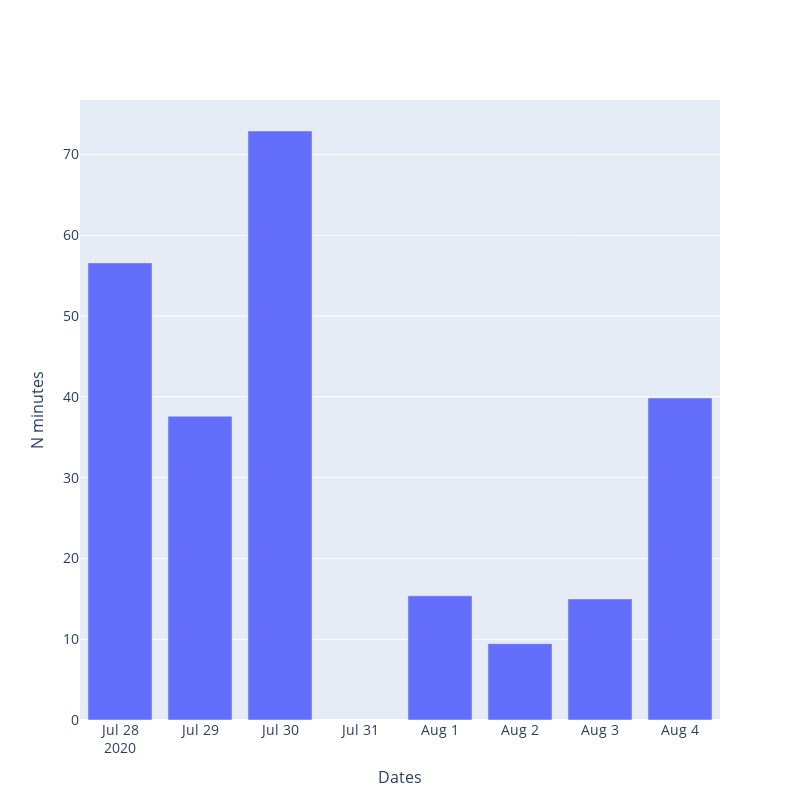

The cell this chart's notebook holds for it:
### Code cell
import plotly.graph_objects as px


plot = px.Figure(data=[go.Bar(
    name = 'Data 1',
    x = dates,
    y = n_minutes_lst
   )])

plot.update_layout(
    autosize=False,
    width=800,
    height=800,
    yaxis = dict(
            title='N minutes',
            titlefont_size=16,
            tickfont_size=14),
    xaxis = dict(
            title='Dates',
            titlefont_size=16,
            tickfont_size=14)
)

plot.show()

### Figure 1 — Plotly figure (JSON) as saved in the notebook; plotly's stock layout.template omitted (floating-point values rounded to 4 significant figures)
{"data": [{"name": "Data 1", "type": "bar", "x": ["2020-07-28", "2020-07-29", "2020-07-30", "2020-08-01", "2020-08-02", "2020-08-03", "2020-08-04"], "y": [56.59, 37.61, 72.91, 15.38, 9.452, 14.99, 39.87]}], "layout": {"autosize": false, "height": 800, "width": 800, "xaxis": {"tickfont": {"size": 14}, "title": {"font": {"size": 16}, "text": "Dates"}}, "yaxis": {"tickfont": {"size": 14}, "title": {"font": {"size": 16}, "text": "N minutes"}}}}
